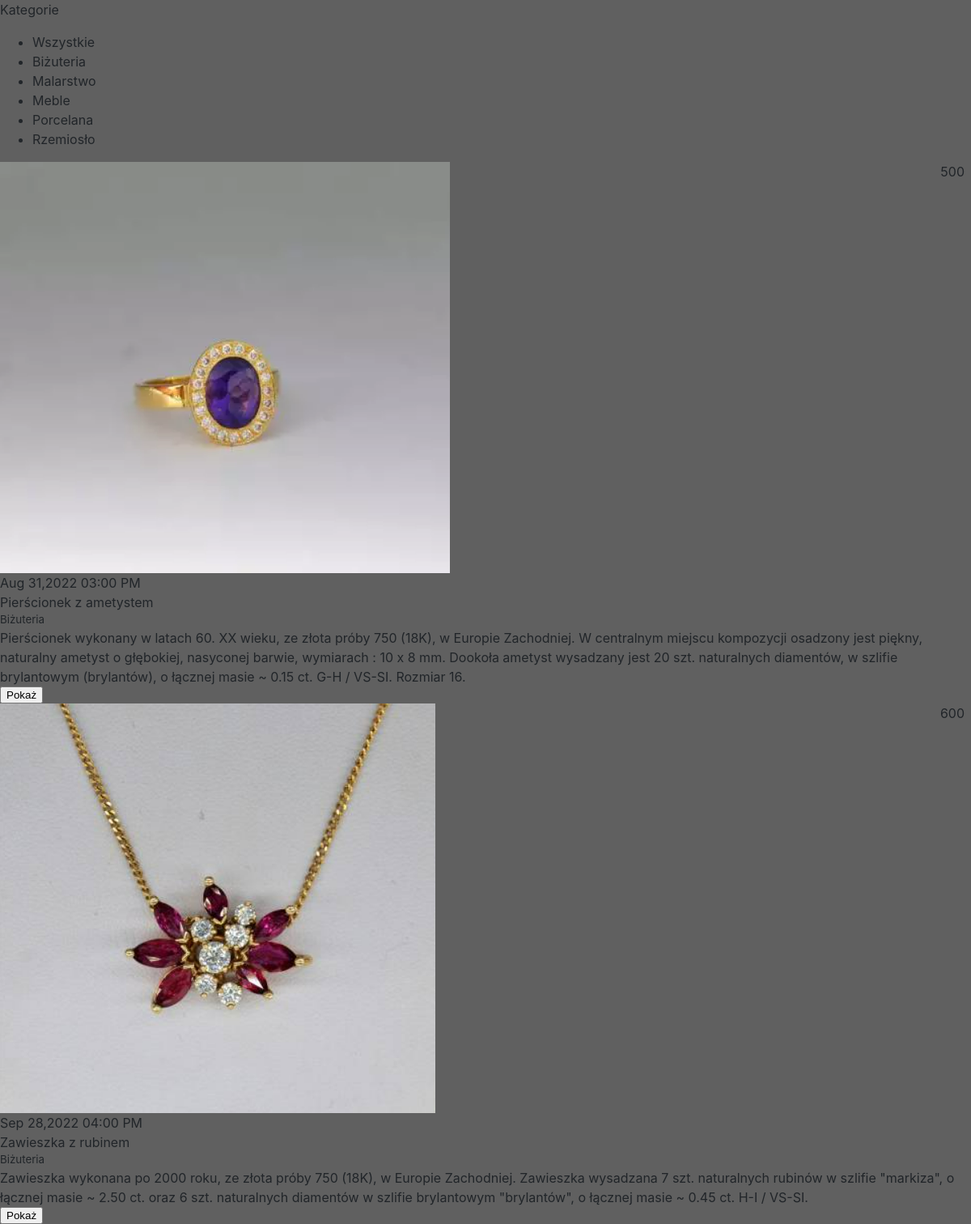
The page /home.php?category_id=5 on the database its author committed.
### tables this page shows
CREATE TABLE `categories` (
  `id` int(30) NOT NULL,
  `name` varchar(200) NOT NULL
);

CREATE TABLE `products` (
  `id` int(30) NOT NULL,
  `category_id` int(30) NOT NULL,
  `name` varchar(200) NOT NULL,
  `description` text NOT NULL,
  `start_bid` float NOT NULL,
  `regular_price` float NOT NULL,
  `bid_end_datetime` datetime NOT NULL,
  `img_fname` text NOT NULL,
  `date_created` datetime NOT NULL DEFAULT current_timestamp()
);

### home.php (the view, shortened to what this page needs)
<?php
include 'admin/db_connect.php';
?>
<?php
$cid = isset($_GET['category_id']) ? $_GET['category_id'] : 0;
?>
<div class="contain-fluid">
    <div class="col-lg-12">
        <div class="row">
            <div class="col-md-3">
                <div class="card">
                    <div class="card-header">Kategorie</div>
                    <div class="card-body">
                        <ul class='list-group' id='cat-list'>
                            <li class='list-group-item' data-id='all' data-href="index.php?page=home&category_id=all">Wszystkie</li>
                            <?php
                                $cat = $conn->query("SELECT * FROM categories order by name asc");
                                while($row=$cat->fetch_assoc()):
                                    $cat_arr[$row['id']] = $row['name'];
                             ?>
                            <li class='list-group-item' data-id='<?php echo $row['id'] ?>' data-href="index.php?page=home&category_id=<?php echo $row['id'] ?>"><?php echo ucwords($row['name']) ?></li>
                            <?php endwhile; ?>
                        </ul>
                    </div>
                </div>
            </div>
            <div class="col-md-9">
                <div class="card">
                    <div class="card-body">
                        <div class="row">
                            <?php
                                $where = "";
                                if((int)$cid > 0){
                                    $where  = " and category_id =$cid ";
                                }
                                $cat = $conn->query("SELECT * FROM products where unix_timestamp(bid_end_datetime) >= ".strtotime(date("Y-m-d H:i"))." $where order by name asc");
                                while($row=$cat->fetch_assoc()):
                             ?>
                             <div class="col-sm-4">
                                 <div class="card">
                                    <div class="float-right align-top bid-tag">
                                         <span class="badge badge-pill badge-primary text-white"><i class="fa fa-tag"></i> <?php echo number_format($row['start_bid']) ?></span>
                                     </div>
                                     <img class="card-img-top" src="admin/assets/uploads/<?php echo $row['img_fname'] ?>" alt="Card image cap">
                                      <div class="float-right align-top d-flex">
                                         <span class="badge badge-pill badge-warning text-white"><i class="fa fa-hourglass-half"></i> <?php echo date("M d,Y h:i A",strtotime($row['bid_end_datetime'])) ?></span>
                                     </div>
                                     <div class="card-body prod-item">
                                         <p><?php echo $row['name'] ?></p>
                                         <p><small><?php echo $cat_arr[$row['category_id']] ?></small></p>
                                         <p class="truncate"><?php echo $row['description'] ?></p>
                                        <button class="btn btn-primary btn-sm view_prod" type="button" data-id="<?php echo $row['id'] ?>"> Pokaż</button>
                                     </div>
                                 </div>
                             </div>
                            <?php endwhile; ?>
                            </div>
                    </div>
                </div>
            </div>
        </div>
    </div>
</div>

### home.php (style rules this page uses)
#cat-list li { cursor: pointer; }
.prod-item p { margin: unset; }
.bid-tag { position: absolute; right: .5em; }

### rows shown on the page
categories: name "Biżuteria"
categories: name "Malarstwo"
categories: name "Meble"
categories: name "Porcelana"
categories: name "Rzemiosło"
products: start_bid "500", img_fname (picture), bid_end_datetime "Aug 31,2022 03:00 PM", name "Pierścionek z ametystem", category "Biżuteria", description "Pierścionek wykonany w latach 60. XX wieku, ze złota próby 750 (18K), w Europie Zachodniej. W centralnym miejscu kompozycji osadzony jest piękny, naturalny ametyst o głębokiej, nasyconej barwie, wymiarach : 10 x 8 mm. Dookoła ametyst wysadzany jest 20 szt. naturalnych diamentów, w szlifie brylantowym (brylantów), o łącznej masie ~ 0.15 ct. G-H / VS-SI. Rozmiar 16."
products: start_bid "600", img_fname (picture), bid_end_datetime "Sep 28,2022 04:00 PM", name "Zawieszka z rubinem", category "Biżuteria", description "Zawieszka wykonana po 2000 roku, ze złota próby 750 (18K), w Europie Zachodniej. Zawieszka wysadzana 7 szt. naturalnych rubinów w szlifie \"markiza\", o łącznej masie ~ 2.50 ct. oraz 6 szt. naturalnych diamentów w szlifie brylantowym \"brylantów\", o łącznej masie ~ 0.45 ct. H-I / VS-SI."
